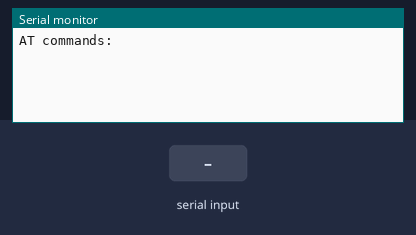
A sketch run on a simulated Arduino Uno, built with avr-gcc and run on an emulated ATmega328P. Parts: the last lines printed to the serial monitor. The test bench sets the inputs (shaded band).

Above: at 1.2 s.
1.3 s: "1" received over the second serial link
At 1.8 s:
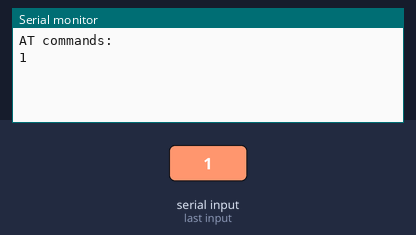
2.8 s: "0" received over the second serial link
At 4.1 s:
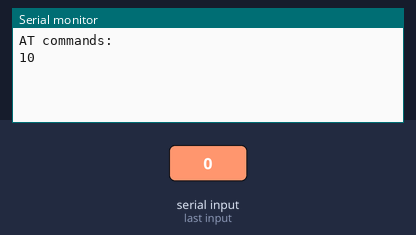

The sketch:

HC12_AT_Commader.ino
```cpp
/*HC-12 AT Commander
 *By Németh Bálint
 *Last modification: 2019.05.05.
 */
#include <SoftwareSerial.h>
SoftwareSerial mySerial(10, 11); // RX, TX pins on arduino
void setup() {
    Serial.begin(9600); //default baud rate
    Serial.println("AT commands:");
    mySerial.begin(9600);

}

void loop() {
  if(mySerial.available()){
    Serial.write(mySerial.read());
    }
  if(Serial.available()){
    mySerial.write(Serial.read());
    }
}
```

Measured:
- after the input at 1.3 s, the serial monitor: prints a new line at once (image 1)
- after the input at 2.8 s, the serial monitor: prints a new line at once (image 2)
